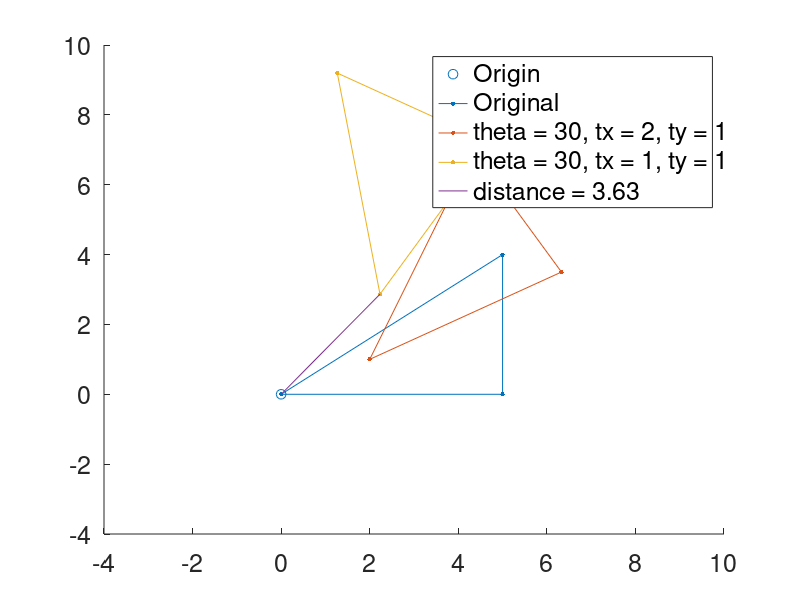

Source code (MATLAB):
x = [0, 5, 5, 0];
y = [0, 0, 4, 0];
points = [x; y; ones(1, numel(x))];

rigid = @(theta, tx, ty) [cosd(theta) -sind(theta) tx; 
                          sind(theta) cosd(theta) ty; 
                          0 0 1];

scatter(0, 0, 50, 'DisplayName', 'Origin'); hold on                      
plot(points(1, :), points(2, :), '.-', 'Markersize', 10, 'DisplayName', 'Original');

theta = 30;
tx = 2;
ty = 1;

T1 = rigid(theta, tx, ty);
tformed_points = T1 * points;
plot(tformed_points(1, :), tformed_points(2, :), '.-', 'Markersize', 10, 'DisplayName', sprintf('theta = %d, tx = %d, ty = %d', theta, tx, ty));

xlim([-4, 10])
ylim([-4, 10])

theta_2 = 30;
tx_2 = 1;
ty_2 = 1;
T2 = rigid(theta_2, tx_2, ty_2);
tformed_points = T2*T1*points;
plot(tformed_points(1, :), tformed_points(2, :), '.-', 'Markersize', 10, 'DisplayName', sprintf('theta = %d, tx = %d, ty = %d', theta_2, tx_2, ty_2));
plot([points(1, 1), tformed_points(1, 1)], [points(2, 1), tformed_points(2, 1)], 'DisplayName', sprintf('distance = %.2f', norm(points(:, 1) - tformed_points(:, 1)))); hold off;
legend()

set(findall(gcf,'-property','FontSize'),'FontSize',18)
